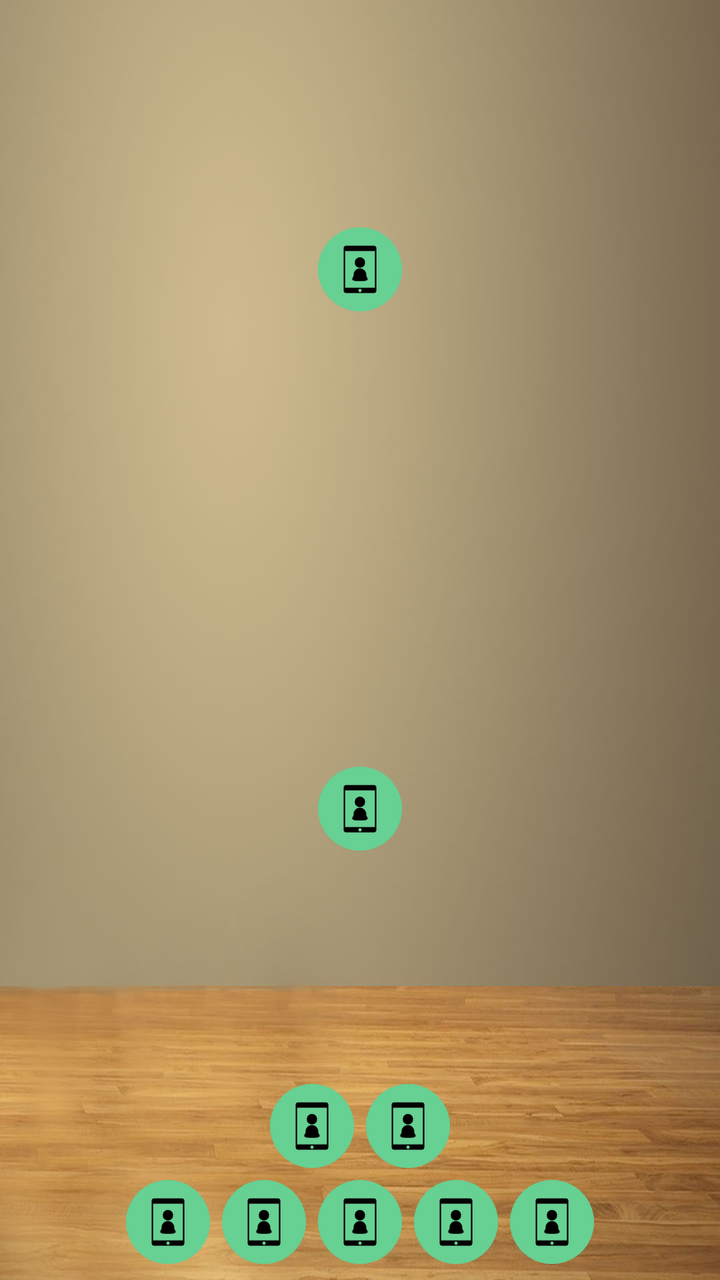
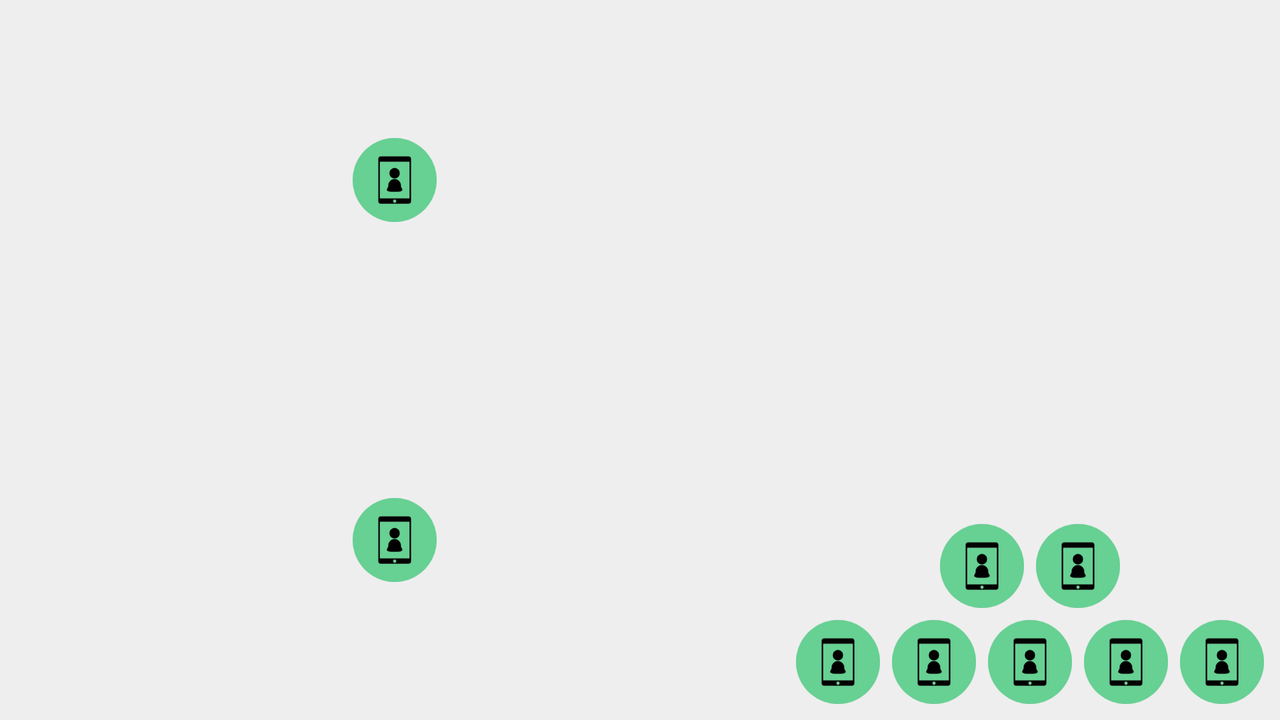

Two renders of one Android screen. The first uses the default layout on a phone; the second uses the alternative layout the repository ships for a different screen configuration, on a matching device. The two XML files are below.
<!-- AndroidManifest.xml: application theme AppTheme -->
<!-- res/layout/config_fragment_layout_land.xml -->
<RelativeLayout xmlns:android="http://schemas.android.com/apk/res/android"
    xmlns:tools="http://schemas.android.com/tools"
    android:id="@+id/rlbackground"
    android:layout_width="match_parent"
    android:layout_height="match_parent"
    android:background="#eee"
    tools:context="com.example.commerce.ConfigFrg" >

    <ImageView
        android:id="@+id/hiv"
        android:layout_width="match_parent"
        android:layout_height="match_parent"
        android:scaleType="fitXY"
        android:src="@drawable/chair_base_p" />

    <LinearLayout
        android:id="@+id/linearLayout1"
        android:layout_width="match_parent"
        android:layout_height="wrap_content"
        android:layout_alignParentBottom="true"
        android:layout_marginBottom="5dp"
        android:layout_marginLeft="5dp"
        android:layout_marginRight="5dp"
        android:gravity="center_horizontal"
        android:orientation="vertical"
        android:weightSum="1" >

        <LinearLayout
            android:layout_width="wrap_content"
            android:layout_height="wrap_content"
            android:orientation="horizontal" >

            <ImageView
                android:id="@+id/iv6"
                android:layout_width="wrap_content"
                android:layout_height="wrap_content"
                android:src="@drawable/ic_launcher" />

            <ImageView
                android:id="@+id/iv7"
                android:layout_width="wrap_content"
                android:layout_height="wrap_content"
                android:src="@drawable/ic_launcher" />
        </LinearLayout>

        <LinearLayout
            android:layout_width="wrap_content"
            android:layout_height="wrap_content"
            android:orientation="horizontal" >

            <ImageView
                android:id="@+id/iv1"
                android:layout_width="wrap_content"
                android:layout_height="wrap_content"
                android:src="@drawable/ic_launcher" />

            <ImageView
                android:id="@+id/iv2"
                android:layout_width="wrap_content"
                android:layout_height="wrap_content"
                android:src="@drawable/ic_launcher" />

            <ImageView
                android:id="@+id/iv3"
                android:layout_width="wrap_content"
                android:layout_height="wrap_content"
                android:src="@drawable/ic_launcher" />

            <ImageView
                android:id="@+id/iv4"
                android:layout_width="wrap_content"
                android:layout_height="wrap_content"
                android:src="@drawable/ic_launcher" />

            <ImageView
                android:id="@+id/iv5"
                android:layout_width="wrap_content"
                android:layout_height="wrap_content"
                android:src="@drawable/ic_launcher" />
        </LinearLayout>
    </LinearLayout>

    <LinearLayout
        android:id="@+id/linearLayout2"
        android:layout_width="wrap_content"
        android:layout_height="wrap_content"
        android:layout_above="@+id/linearLayout1"
        android:layout_alignParentLeft="true"
        android:layout_alignParentRight="true"
        android:layout_alignParentTop="true"
        android:gravity="center_horizontal"
        android:orientation="vertical"
        android:weightSum="1" >

        <ImageView
            android:id="@+id/imageView1"
            android:layout_width="wrap_content"
            android:layout_height="wrap_content"
            android:layout_gravity="center"
            android:layout_weight=".5"
            android:src="@drawable/ic_launcher" />

        <ImageView
            android:id="@+id/imageView2"
            android:layout_width="wrap_content"
            android:layout_height="wrap_content"
            android:layout_gravity="center"
            android:layout_weight=".5"
            android:src="@drawable/ic_launcher" />
    </LinearLayout>

</RelativeLayout>
<!-- resources referenced by this layout -->
<resources>
  <!-- drawable chair_base_p: jpg bitmap (drawable, 84309 bytes) -->
  <!-- drawable ic_launcher: png bitmap (drawable-hdpi, 2612 bytes) -->
  <!-- from res/values-v19/ -->
  <style name="AppTheme" parent="AppTheme.Base">
          <item name="colorPrimary">@color/colorPrimary</item>
          <item name="colorPrimaryDark">@color/colorPrimaryDark</item>
          <item name="colorAccent">@color/colorAccent</item>
          <item name="colorControlHighlight">@color/colorHighlight</item>
      </style>
  <style name="AppTheme.Base" parent="Theme.AppCompat.Light.NoActionBar">
          
          <item name="colorPrimary">@color/colorPrimary</item>
          <item name="colorPrimaryDark">@color/colorPrimaryDark</item>
          <item name="colorAccent">@color/colorAccent</item>
          <item name="android:windowBackground">@android:color/darker_gray</item>
      </style>
  <color name="colorPrimary">#FF5055</color>
  <color name="colorPrimaryDark">#CB4043</color>
  <color name="colorAccent">#FF5722</color>
  <color name="colorHighlight">#FF9966</color>
</resources>
<!-- res/layout-land/config_fragment_layout_land.xml (the repository's variant of the layout above) -->
<!-- drawn on the phone turned sideways -->
<RelativeLayout xmlns:android="http://schemas.android.com/apk/res/android"
    xmlns:tools="http://schemas.android.com/tools"
    android:id="@+id/rlbackground"
    android:layout_width="match_parent"
    android:layout_height="match_parent"
    android:background="#eee"
    tools:context="com.example.commerce.ConfigFrg" >

    <ImageView
        android:id="@+id/hiv"
        android:layout_width="match_parent"
        android:layout_height="match_parent"
        android:scaleType="fitXY"
        android:src="@drawable/chair_base_l" />

    <LinearLayout
        android:id="@+id/linearLayout1"
        android:layout_width="wrap_content"
        android:layout_height="wrap_content"
        android:layout_alignParentBottom="true"
        android:layout_alignParentRight="true"
        android:layout_marginBottom="5dp"
        android:layout_marginRight="5dp"
        android:gravity="center_horizontal"
        android:orientation="vertical"
        android:weightSum="1" >

        <LinearLayout
            android:layout_width="wrap_content"
            android:layout_height="wrap_content"
            android:orientation="horizontal" >

            <ImageView
                android:id="@+id/iv6"
                android:layout_width="wrap_content"
                android:layout_height="wrap_content"
                android:src="@drawable/ic_launcher" />

            <ImageView
                android:id="@+id/iv7"
                android:layout_width="wrap_content"
                android:layout_height="wrap_content"
                android:src="@drawable/ic_launcher" />
        </LinearLayout>

        <LinearLayout
            android:layout_width="wrap_content"
            android:layout_height="wrap_content"
            android:orientation="horizontal" >

            <ImageView
                android:id="@+id/iv1"
                android:layout_width="wrap_content"
                android:layout_height="wrap_content"
                android:src="@drawable/ic_launcher" />

            <ImageView
                android:id="@+id/iv2"
                android:layout_width="wrap_content"
                android:layout_height="wrap_content"
                android:src="@drawable/ic_launcher" />

            <ImageView
                android:id="@+id/iv3"
                android:layout_width="wrap_content"
                android:layout_height="wrap_content"
                android:src="@drawable/ic_launcher" />

            <ImageView
                android:id="@+id/iv4"
                android:layout_width="wrap_content"
                android:layout_height="wrap_content"
                android:src="@drawable/ic_launcher" />

            <ImageView
                android:id="@+id/iv5"
                android:layout_width="wrap_content"
                android:layout_height="wrap_content"
                android:src="@drawable/ic_launcher" />
        </LinearLayout>
    </LinearLayout>

    <LinearLayout
        android:id="@+id/linearLayout2"
        android:layout_width="wrap_content"
        android:layout_height="wrap_content"
        android:layout_alignParentBottom="true"
        android:layout_alignParentLeft="true"
        android:layout_alignParentTop="true"
        android:layout_toLeftOf="@+id/linearLayout1"
        android:gravity="center_horizontal"
        android:orientation="vertical"
        android:weightSum="1" >

        <ImageView
            android:id="@+id/imageView1"
            android:layout_width="wrap_content"
            android:layout_height="wrap_content"
            android:layout_gravity="center"
            android:layout_weight=".5"
            android:src="@drawable/ic_launcher" />

        <ImageView
            android:id="@+id/imageView2"
            android:layout_width="wrap_content"
            android:layout_height="wrap_content"
            android:layout_gravity="center"
            android:layout_weight=".5"
            android:src="@drawable/ic_launcher" />
    </LinearLayout>

</RelativeLayout>
<!-- resources referenced by the variant -->
<!-- as the phone turned sideways resolves them -->
<resources>
  <!-- drawable ic_launcher: png bitmap (drawable-hdpi, 2612 bytes) -->
  <!-- from res/values-v19/ -->
  <style name="AppTheme" parent="AppTheme.Base">
          <item name="colorPrimary">@color/colorPrimary</item>
          <item name="colorPrimaryDark">@color/colorPrimaryDark</item>
          <item name="colorAccent">@color/colorAccent</item>
          <item name="colorControlHighlight">@color/colorHighlight</item>
      </style>
  <style name="AppTheme.Base" parent="Theme.AppCompat.Light.NoActionBar">
          
          <item name="colorPrimary">@color/colorPrimary</item>
          <item name="colorPrimaryDark">@color/colorPrimaryDark</item>
          <item name="colorAccent">@color/colorAccent</item>
          <item name="android:windowBackground">@android:color/darker_gray</item>
      </style>
  <color name="colorPrimary">#FF5055</color>
  <color name="colorPrimaryDark">#CB4043</color>
  <color name="colorAccent">#FF5722</color>
  <color name="colorHighlight">#FF9966</color>
</resources>
